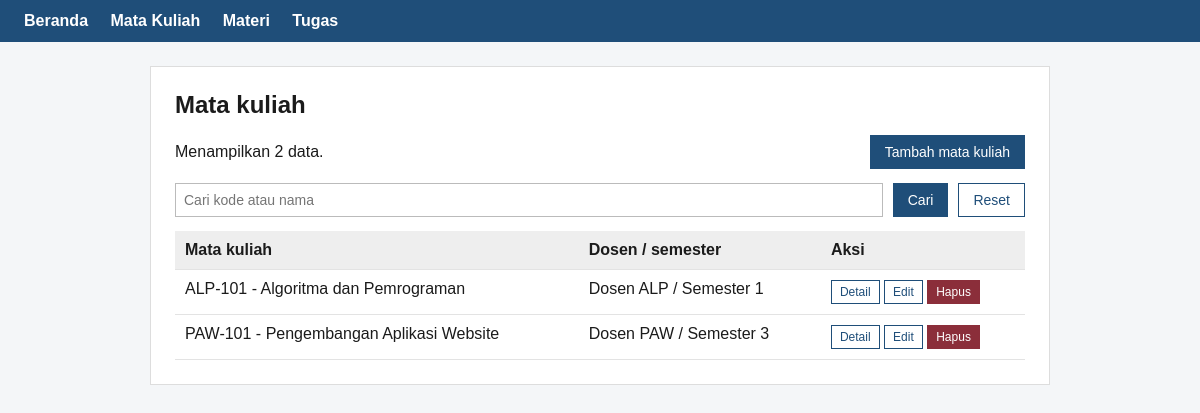
Screenshot of /mata_kuliah.php with the database file from the repository.
### tables this page shows
CREATE TABLE mata_kuliah (
  id INT UNSIGNED AUTO_INCREMENT PRIMARY KEY,
  kode VARCHAR(20) NOT NULL UNIQUE,
  nama VARCHAR(100) NOT NULL,
  dosen VARCHAR(100) NOT NULL,
  semester TINYINT UNSIGNED NOT NULL
);

### helpers.php (called while the page is built, shortened)
<?php
function e($s) { return htmlspecialchars((string)$s, ENT_QUOTES, 'UTF-8'); }
function get_str(string $k): string { return isset($_GET[$k]) && is_string($_GET[$k]) ? trim($_GET[$k]) : ''; }
    ?>

### mata_kuliah.php (the view, shortened to what this page needs)
<?php
require 'helpers.php'; require 'koneksi.php';
$q = get_str('q');
if ($q !== '') {
    $like = '%' . $q . '%';
    $s = $conn->prepare('SELECT id, kode, nama, dosen, semester FROM mata_kuliah WHERE kode LIKE ? OR nama LIKE ? ORDER BY nama');
    $s->bind_param('ss', $like, $like);
} else {
    $s = $conn->prepare('SELECT id, kode, nama, dosen, semester FROM mata_kuliah ORDER BY nama');
}
$s->execute();
$hasil = $s->get_result();
include 'header.php';
?>
<div class="top">
    <span>Menampilkan <?= (int)$hasil->num_rows ?> data.</span>
    <a class="btn btn-primary" href="mata_kuliah_form.php">Tambah mata kuliah</a>
</div>
<form method="get" class="row">
    <input type="text" name="q" value="<?= e($q) ?>" placeholder="Cari kode atau nama">
    <button class="btn btn-primary" type="submit">Cari</button>
    <a class="btn btn-outline" href="mata_kuliah.php">Reset</a>
</form>
<?php if ($hasil->num_rows === 0): ?>
    <div class="empty">Data tidak ditemukan.</div>
<?php else: ?>
<table>
    <tr><th>Mata kuliah</th><th>Dosen / semester</th><th>Aksi</th></tr>
    <?php while ($r = $hasil->fetch_assoc()): ?>
    <tr>
        <td><?= e($r['kode']) ?> - <?= e($r['nama']) ?></td>
        <td><?= e($r['dosen']) ?> / Semester <?= (int)$r['semester'] ?></td>
        <td>
            <a class="btn btn-sm" href="mata_kuliah_detail.php?id=<?= (int)$r['id'] ?>">Detail</a>
            <a class="btn btn-sm" href="mata_kuliah_form.php?id=<?= (int)$r['id'] ?>">Edit</a>
            <a class="btn btn-sm btn-danger" href="mata_kuliah_hapus.php?id=<?= (int)$r['id'] ?>">Hapus</a>
        </td>
    </tr>
    <?php endwhile; ?>
</table>
<?php endif; ?>
<?php include 'footer.php'; ?>

### style.css (style rules this page uses)
* { box-sizing:border-box }
body { font-family:Arial,Helvetica,sans-serif;background:#f4f6f8;color:#1b1b1b;margin:0 }
table { width:100%;border-collapse:collapse;margin-top:14px }
th,td { text-align:left;padding:10px;border-bottom:1px solid #e3e3e3;vertical-align:top }
th { background:#eee }
input[type=text],input[type=number],input[type=date],select,textarea { width:100%;padding:8px;border:1px solid #bbb;font-size:14px }
.btn { display:inline-block;padding:8px 14px;border:1px solid #1f4e79;background:#fff;color:#1f4e79;text-decoration:none;font-size:14px;cursor:pointer }
.btn-primary { background:#1f4e79;color:#fff }
.btn-danger { background:#8b2e3a;border-color:#8b2e3a;color:#fff }
.btn-sm { padding:4px 8px;font-size:12px }
.row { display:flex;gap:10px;align-items:center;flex-wrap:wrap;margin:14px 0 }
.row input[type=text] { flex:1;min-width:160px }
.top { display:flex;justify-content:space-between;align-items:center;flex-wrap:wrap }

### rows the page displays
mata_kuliah: kode "ALP-101", nama "Algoritma dan Pemrograman", dosen "Dosen ALP", semester "1"
mata_kuliah: kode "PAW-101", nama "Pengembangan Aplikasi Website", dosen "Dosen PAW", semester "3"

### other values shown
$judul "Mata kuliah"
$hasil->num_rows "2"
